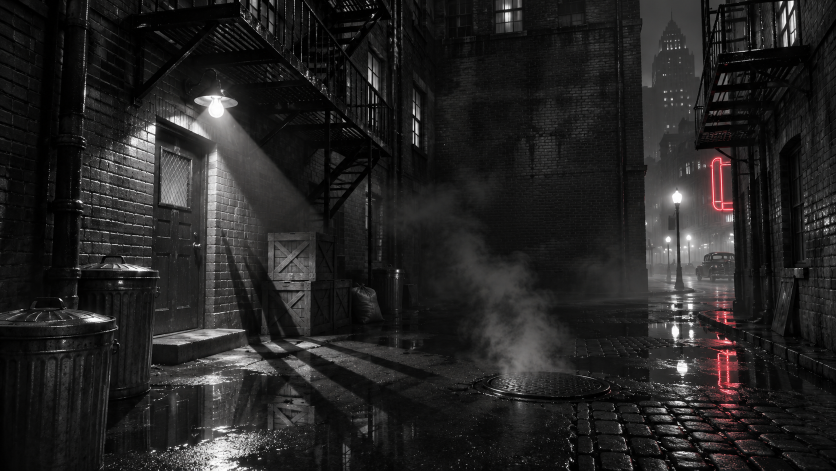
#> input picture wings/noir/_concept/alley.png, 1672 x 941 px (shown at 1/2 size); its folder holds only this picture in this run
$ python shot_check.py ../_concept/alley.png
#> lines starting #> are read from the running program, lines starting #| are printed output that depends on the picture; after the words box and inside, x2 and y2 are one past the last pixel; in counts of white or black regions, pixels touching at a corner belong together
"""Exposure gate for The Long Shadow's screenshots:  python wings/noir/tests/shot_check.py [dir|png ...]
Default dir: shots/noir. Prints one row per shot and exits 1 if any fails.

Noir is meant to be dark, so the shared gate (mean 0.18-0.40, <=30% under luma 0.04, >=3% vivid) would
fail every good frame here. The thresholds below are calibrated on the seven concept plates
(wings/noir/_concept, `--concepts` prints their numbers), with a margin either side:
  mean   0.09..0.30   plates 0.14..0.21: night, but readable
  black  <= 0.40      fraction under luma 0.04; plates 0.05..0.17. Deep blacks, not a black screen
  lit    >= 0.015     fraction over luma 0.55: every frame needs a focal light (plates 0.025..0.062)
  mid    >= 0.35      fraction in 0.08..0.45: the blacks hold detail, there is a middle (plates 0.54..0.70)
  leak   <= 0.04      fraction of pixels with chroma that is not neon red: the city stays monochrome
"""
import glob
import os
import sys

import numpy as np
from PIL import Image

GATE = {"mean": (0.09, 0.30), "black": (0.0, 0.40), "lit": (0.015, 1.0), "mid": (0.35, 1.0), "leak": (0.0, 0.04)}


def stats(path):
#> called with path = '../_concept/alley.png'
    im = np.asarray(Image.open(path).convert("RGB").resize((640, 360)), dtype=np.float32) / 255.0
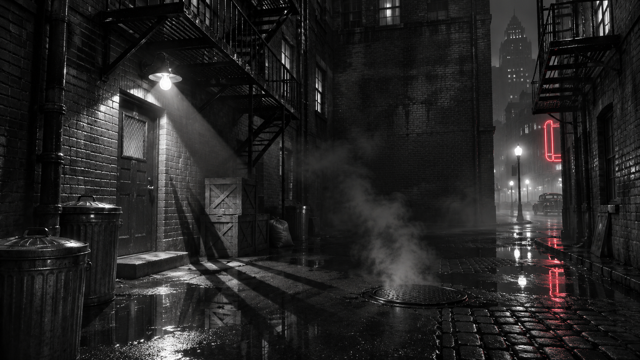
#> im: shape (360, 640, 3) float32; mean R, G, B 0.142, 0.139, 0.138
    luma = 0.2126 * im[..., 0] + 0.7152 * im[..., 1] + 0.0722 * im[..., 2]  # display (gamma) luma
    mx, mn = im.max(-1), im.min(-1)
    chroma = mx - mn
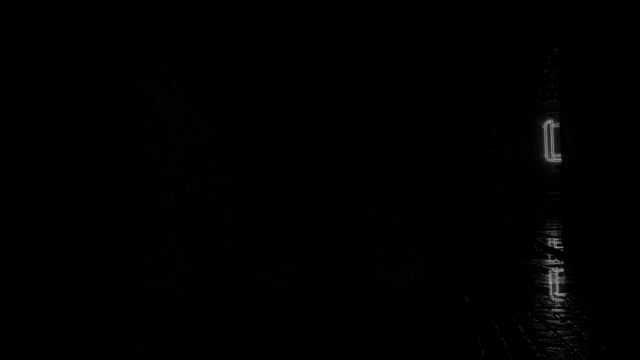
#> chroma: shape (360, 640) float32; min 0, max 0.651, mean 0.00591
    red = (im[..., 0] >= mx - 1e-3) & (im[..., 0] > 1.6 * im[..., 2]) & (im[..., 0] > 1.6 * im[..., 1])
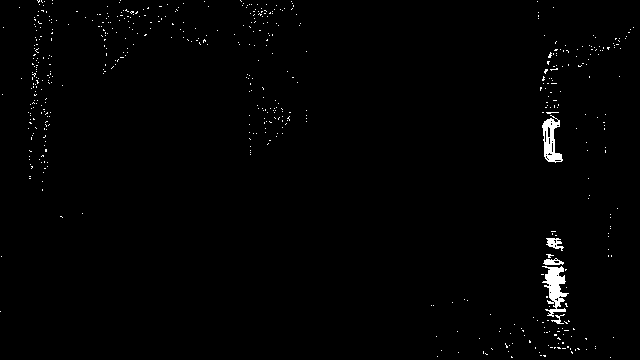
#> red: shape (360, 640) bool; 1% white; 543 white regions (538 under 20 px), largest, box (x1, y1, x2, y2) and area: (542, 266, 569, 317) 654, (542, 115, 563, 163) 502, (546, 238, 564, 251) 124, (543, 258, 564, 265) 91, (551, 314, 565, 324) 47
    return {
        "mean": float(luma.mean()),
        "black": float((luma < 0.04).mean()),
        "lit": float((luma > 0.55).mean()),
        "mid": float(((luma >= 0.08) & (luma <= 0.45)).mean()),
        "leak": float(((chroma > 0.12) & ~red).mean()),
    }


def main(args):
    if args and args[0] == "--concepts":
        args = sorted(glob.glob(os.path.join(os.path.dirname(__file__), "..", "_concept", "*.png")))
    paths = []
    for a in args or ["shots/noir"]:
        paths += sorted(glob.glob(os.path.join(a, "*.png"))) if os.path.isdir(a) else [a]
    bad = 0
    print("%-18s %6s %6s %6s %6s %6s" % ("shot", "mean", "black", "lit", "mid", "leak"))
    for p in paths:
        s = stats(p)
#> s = {'mean': 0.139, 'black': 0.163, 'lit': 0.0247, 'mid': 0.539, 'leak': 0.0013}
        fails = [k for k, (lo, hi) in GATE.items() if not lo <= s[k] <= hi]
#> fails = []
        bad += bool(fails)
#> bad = 0
        print("%-18s %6.3f %6.3f %6.3f %6.3f %6.3f  %s" % (os.path.basename(p)[:-4], s["mean"], s["black"], s["lit"], s["mid"], s["leak"],
                                                           "FAIL " + ",".join(fails) if fails else "ok"))
#| alley               0.139  0.163  0.025  0.539  0.001  ok
    return 1 if bad else 0


if __name__ == "__main__":
    sys.exit(main(sys.argv[1:]))
#> (the program exits here)

$ run again, on wings/noir/_concept/rooftops.png
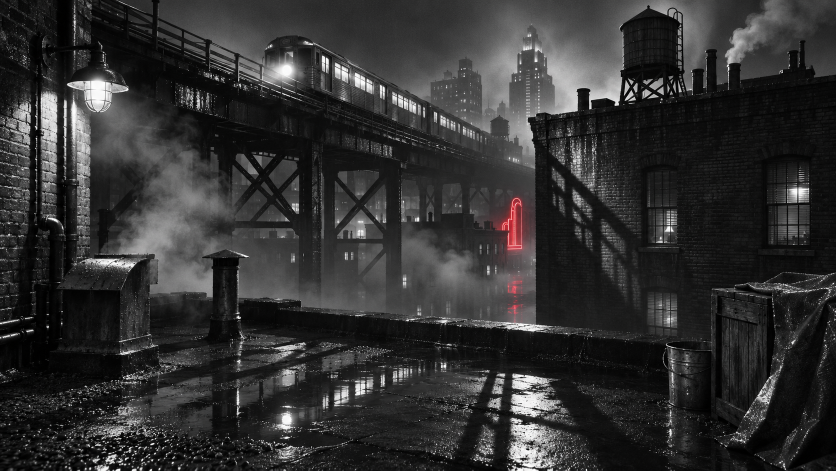
#> input picture wings/noir/_concept/rooftops.png, 1672 x 941 px (shown at 1/2 size)
#> in stats, `im = np.asarray(Image.open(path).convert("RGB").resize((640, 360)), dt..`:
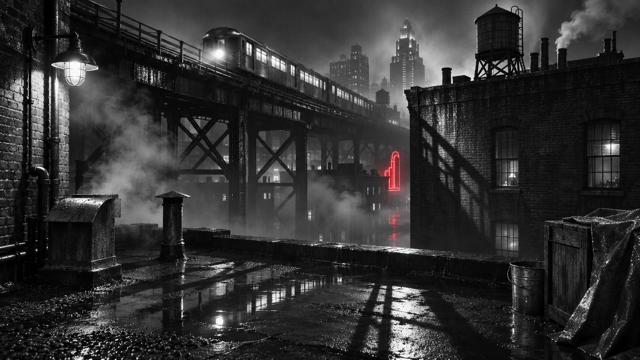
#> im: shape (360, 640, 3) float32; mean R, G, B 0.195, 0.193, 0.193
#> in stats, `red = (im[..., 0] >= mx - 1e-3) & (im[..., 0] > 1.6 * im[..., 2]) & (i..`:
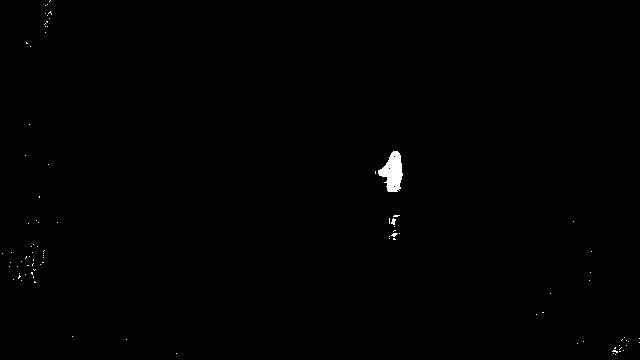
#> red: shape (360, 640) bool; 0.36% white; 91 white regions (89 under 20 px), largest, box (x1, y1, x2, y2) and area: (378, 151, 403, 192) 623, (391, 218, 396, 225) 22
#> s = {'mean': 0.194, 'black': 0.0895, 'lit': 0.0456, 'mid': 0.622, 'leak': 0.00103}
#> fails = []
#> bad = 0
#| rooftops            0.194  0.089  0.046  0.622  0.001  ok

$ run again, on wings/noir/_concept/street.png
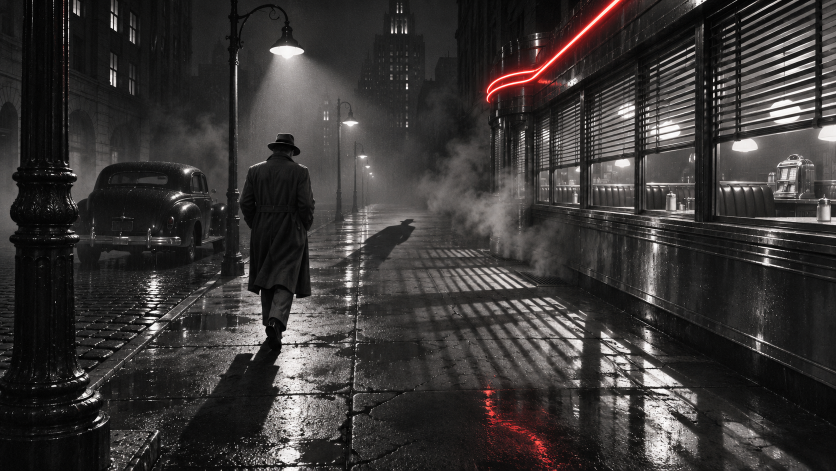
#> input picture wings/noir/_concept/street.png, 1672 x 941 px (shown at 1/2 size)
#> in stats, `im = np.asarray(Image.open(path).convert("RGB").resize((640, 360)), dt..`:
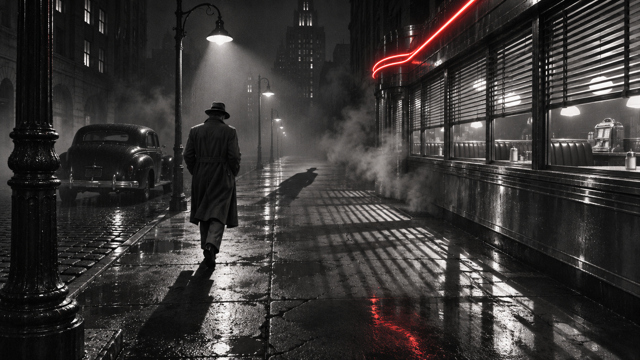
#> im: shape (360, 640, 3) float32; mean R, G, B 0.223, 0.211, 0.208
#> in stats, `red = (im[..., 0] >= mx - 1e-3) & (im[..., 0] > 1.6 * im[..., 2]) & (i..`:
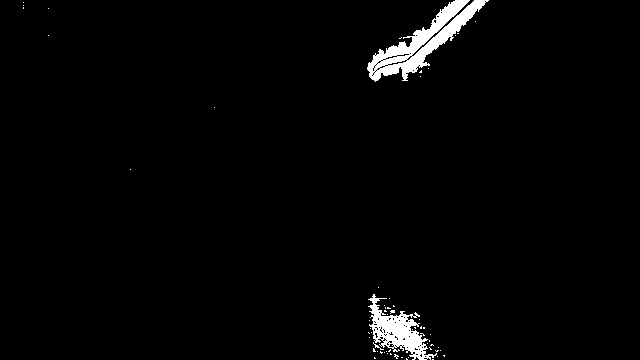
#> red: shape (360, 640) bool; 2.1% white; 61 white regions (58 under 20 px), largest, box (x1, y1, x2, y2) and area: (367, 0, 489, 82) 2992, (368, 294, 437, 360) 1710, (373, 342, 384, 350) 20
#> s = {'mean': 0.214, 'black': 0.0558, 'lit': 0.0618, 'mid': 0.697, 'leak': 0.000872}
#> fails = []
#> bad = 0
#| street              0.214  0.056  0.062  0.697  0.001  ok
